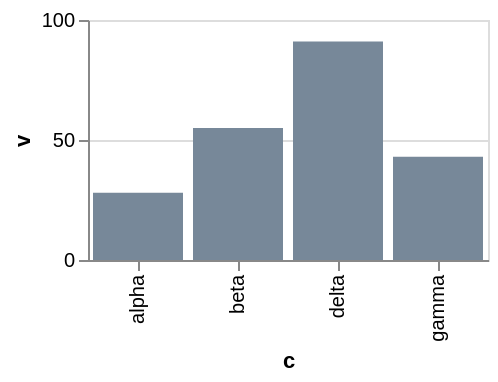

Vega-Lite specification for this chart:
### Vega-Lite specification from a JSON file in a GitHub repository (floating-point values rounded to 4 significant figures)
{"$schema": "https://vega.github.io/schema/vega-lite/v6.json", "width": 200, "height": 120, "data": {"values": [{"c": "alpha", "v": 28, "w": 3, "t": "2024-01-07"}, {"c": "beta", "v": 55, "w": 7, "t": "2024-03-19"}, {"c": "gamma", "v": 43, "w": 5, "t": "2024-06-02"}, {"c": "delta", "v": 91, "w": 9, "t": "2024-09-11"}]}, "mark": {"type": "bar", "fill": "lightslategrey"}, "encoding": {"x": {"field": "c", "type": "nominal"}, "y": {"field": "v", "type": "quantitative"}}}
